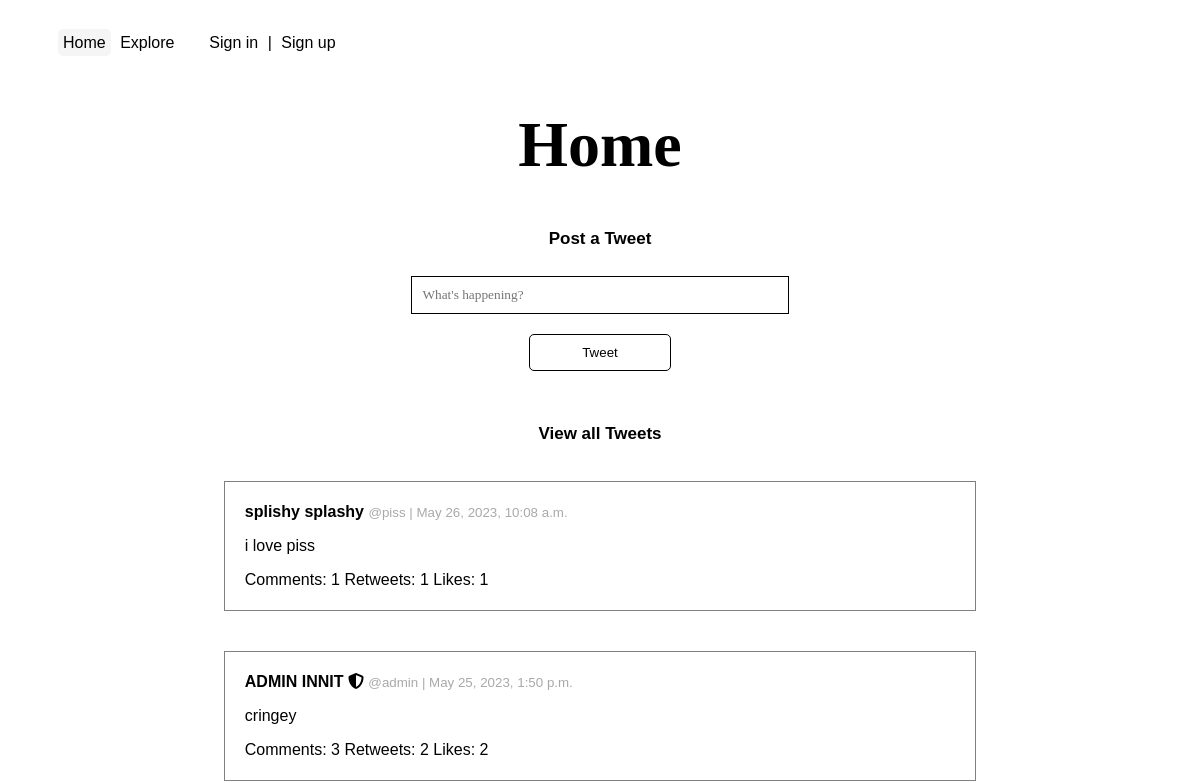
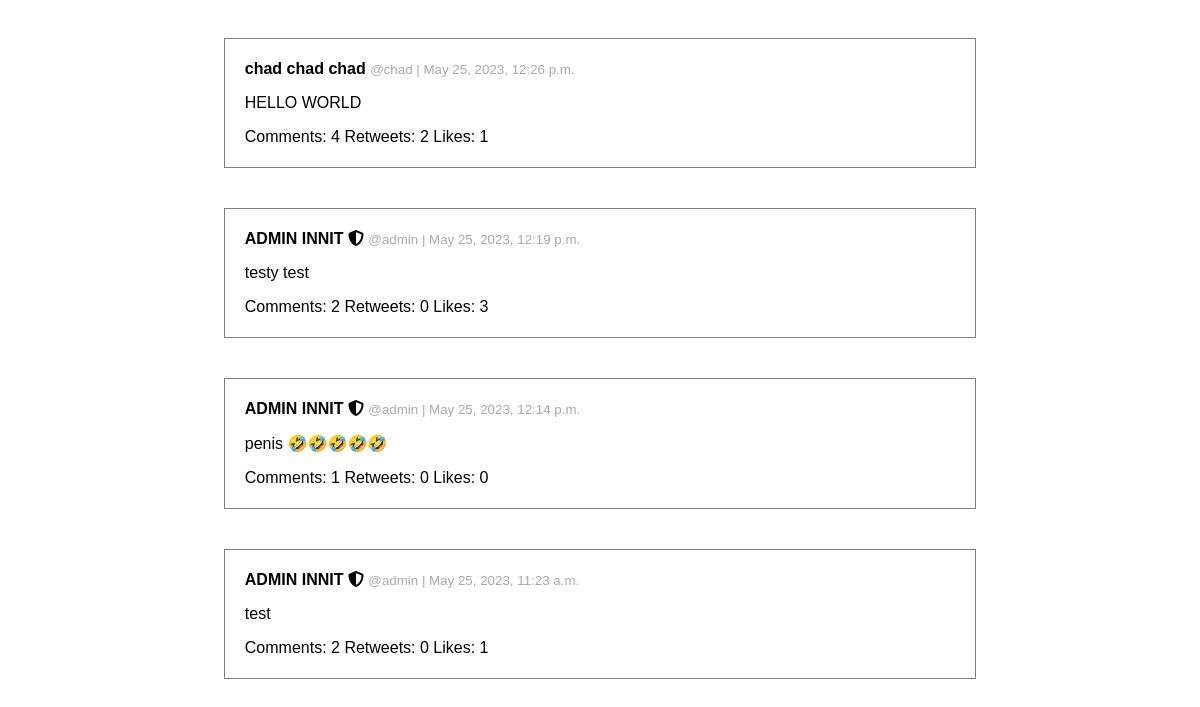
Before: / with the older database file (2 pictures, top to bottom).
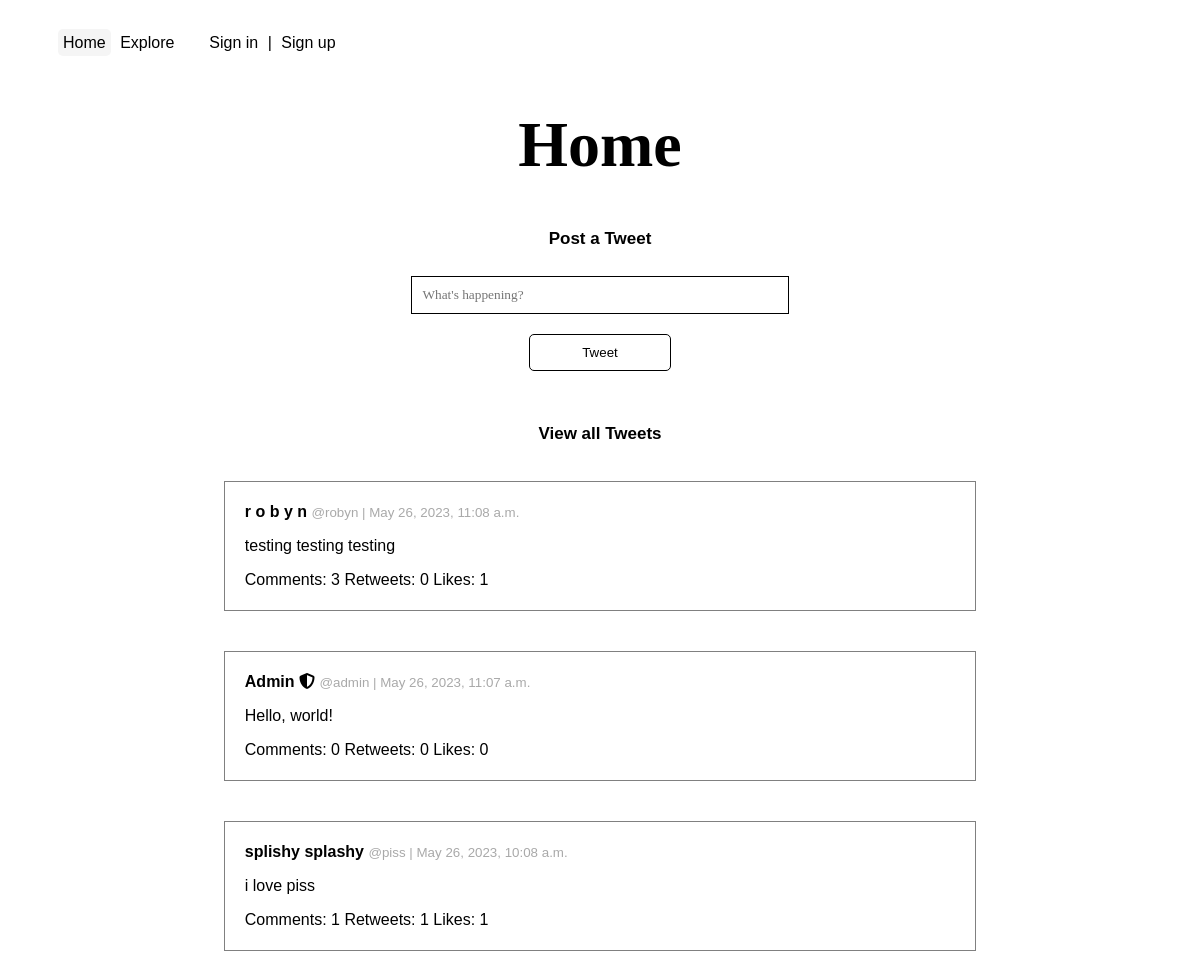
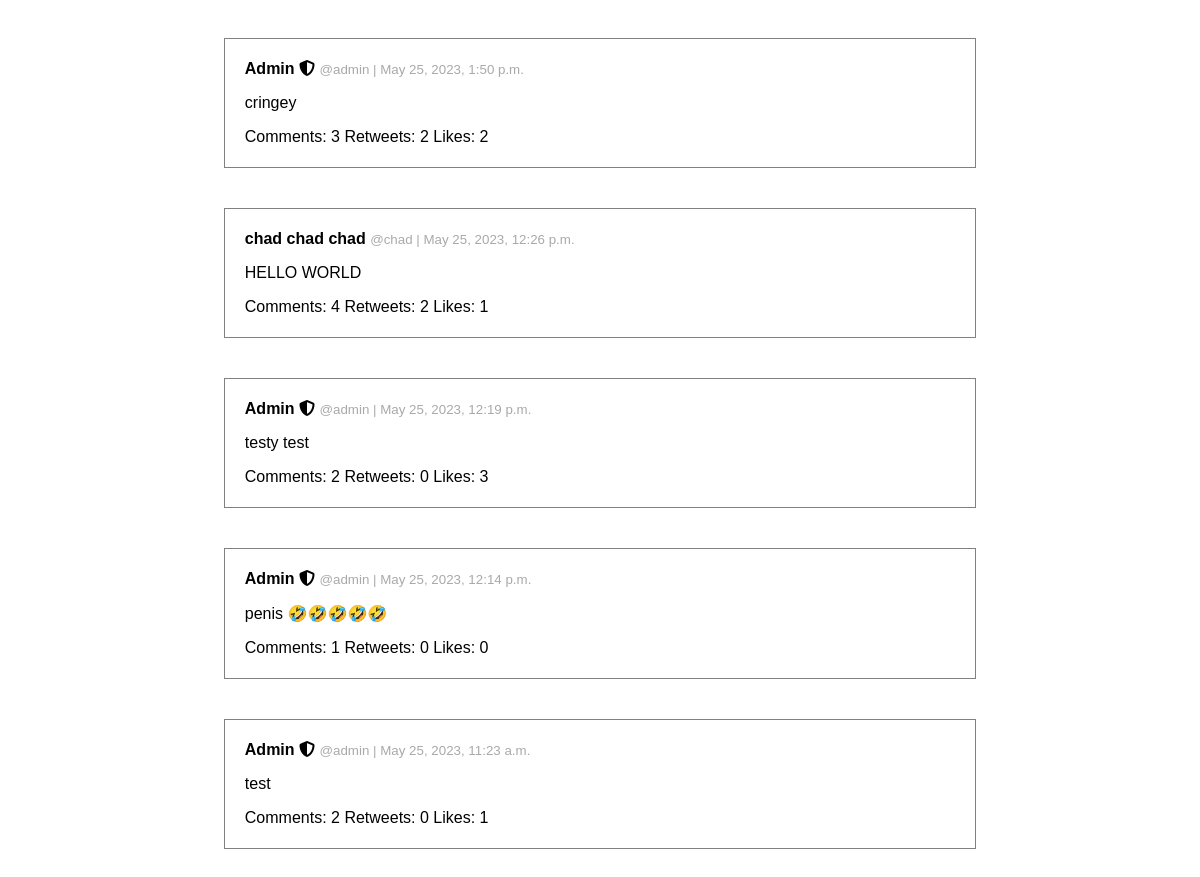
After: the same page with the newer database file (2 pictures, top to bottom).
### tweets/models.py (models this page shows)
class Tweet(models.Model):
    text = models.CharField(max_length=144)
    date = models.DateTimeField(default=timezone.now)
    likes = models.ManyToManyField(User, blank=True, related_name='likes')
    user = models.ForeignKey(User, on_delete=models.CASCADE)
    class Meta:
        ordering = ["-date"]
    def __str__(self):
        return self.text

### users/models.py (models this page shows, shortened)
class Profile(models.Model):
    user = models.OneToOneField(User, on_delete=models.CASCADE)
    bio = models.TextField(default="")
    display_name = models.CharField(default="", max_length=150)
    location = models.CharField(blank=True, max_length=150)
    followers = models.ManyToManyField(User, blank=True, related_name='followers')
    following = models.ManyToManyField(User, blank=True, related_name='following')

### tweets/views.py (the view)
# urls.py: path('', views.index, name='tweets'),
def index(request):
    tweets = Tweet.objects.all()
    return render(request, 'tweets/tweets.html', {"title": "Home", "tweets": tweets})

### templates/tweets/tweets.html (shortened to what this page needs)
{% extends '../base.html' %}
{% block content %}
<div class="post-tweet center width-100">
    <p class="subtitle">Post a Tweet</p>
    <form action="{% url 'post' %}" method="post">
        <input class="tweet text-input" type="text" name="text" id="text" placeholder="What's happening?" maxlength="144" required>
        <button class="main" type="submit" title="Post Tweet">Tweet</button>
    </form>
</div>
<br><br>
<div class="tweets-list center width-100">
    <p class="subtitle">View all Tweets</p>
      {% if tweets %}
          {% for tweet in tweets %}
                {% include "tweets/tweet.html" %}
          {% endfor %}
      {% else %}
          <p class="faded">No tweets found</p>
      {% endif %}
</div>
{% endblock %}

### templates/tweets/tweet.html
<div class="tweet-card width-100">
    <a class="profile-link" href="{% url 'profile_public' tweet.user.id %}">
        <p>
            <strong>
                {{ tweet.user.profile.display_name }}
                {% if tweet.user.is_superuser %}
                    <i title="Admin" class="fa-solid fa-shield-halved"></i>
                {% endif %}
            </strong>
            <small>@{{ tweet.user }} | {{ tweet.date }}</small>
        </p>
    </a>
    <a class="tweet-link" href="{% url 'tweet' tweet.id %}">
        <p>{{ tweet }}</p>
        <p>
            Comments: {{ tweet.comment_set.count }}
            Retweets: {{ tweet.retweet_set.count }}
            Likes: {{ tweet.likes.count }}
        </p>
    </a>
</div>

Changed rows visible on the page:
added Tweet: user.profile.display_name "r o b y n", user "robyn", date "May 26, 2023, 11:08 a.m.", text "testing testing testing", comment_set.count "3", retweet_set.count "0", likes.count "1"
added Tweet: user.profile.display_name "Admin", user "admin", date "May 26, 2023, 11:07 a.m.", text "Hello, world!", comment_set.count "0", retweet_set.count "0", likes.count "0"
changed through a linked row, Tweet "cringey": user.profile.display_name "ADMIN INNIT" → "Admin"
changed through a linked row, Tweet "testy test": user.profile.display_name "ADMIN INNIT" → "Admin"
changed through a linked row, Tweet "penis 🤣🤣🤣🤣🤣": user.profile.display_name "ADMIN INNIT" → "Admin"
changed through a linked row, Tweet "test": user.profile.display_name "ADMIN INNIT" → "Admin"
